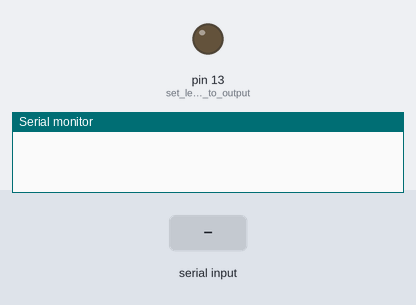
Bench run of a sketch on a simulated Arduino Uno, built with avr-gcc and run on an emulated ATmega328P. Parts: output pins drawn as LEDs (lit = HIGH), the last lines printed to the serial monitor. The test bench sets the inputs (shaded band).

Above: at 1.2 s.
1.3 s: "1" received over the second serial link
At 1.6 s:
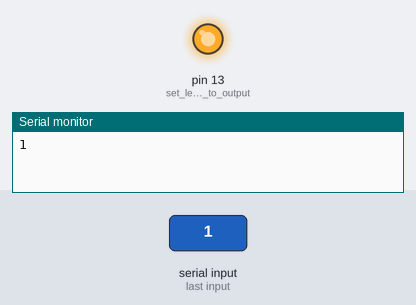
2.8 s: "0" received over the second serial link
At 3.9 s:
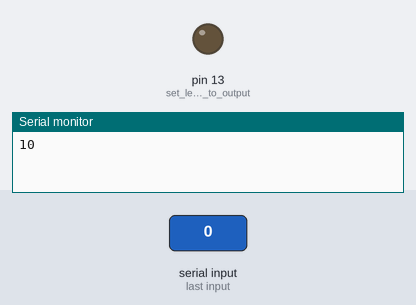
Timing chart, 0 to 5.8 s (numbered marks = the images above; inputs shaded):
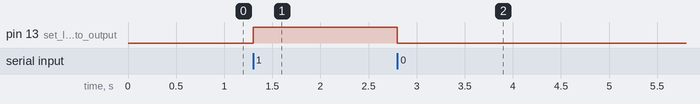

Measured:
- after the input at 1.3 s, pin 13 (set_led_pin_to_output): LOW → HIGH at once
- after the input at 2.8 s, pin 13 (set_led_pin_to_output): HIGH → LOW at once

The sketch:

BlueTooth_HC05.ino
```cpp
#include <SoftwareSerial.h>
#define RxD 2
#define TxD 3

char recvChar;                                        //variable to store character received
SoftwareSerial blueToothSerial(RxD,TxD);              //bluetooth device acts as a serial communication device
                                                      //receive and transmit with respect to the Arduino board
void setup()
{
    Serial.begin(9600);                               //start serial monitor, for communicating with the PC

    pinMode(RxD, INPUT);                              //set mode of receive pin (from bluetooth)
    pinMode(TxD, OUTPUT);                             //set mode of transmit pin (to bluetooth)
    blueToothSerial.begin(9600);                      //start the bluetooth serial "port"

    pinMode(13, OUTPUT);                              //set led pin to output
}
void loop()
{
  if(blueToothSerial.available())                     //if data is available from the bluetooth device
  {
      recvChar = blueToothSerial.read();              //store character received
      Serial.print(recvChar);                         //display character received on the serial monitor
      if(recvChar == '1') digitalWrite(13, HIGH);     //if received character is 1, turn on the led
      else if(recvChar == '0') digitalWrite(13, LOW); //otherwise, if '0' is received, turn off the led
  }
  if(Serial.available())                              //if character is received from the serial monitor (PC)
  {
      recvChar  = Serial.read();                      //store character received
      blueToothSerial.print(recvChar);                //send character via bluetooth
  }
}
```
